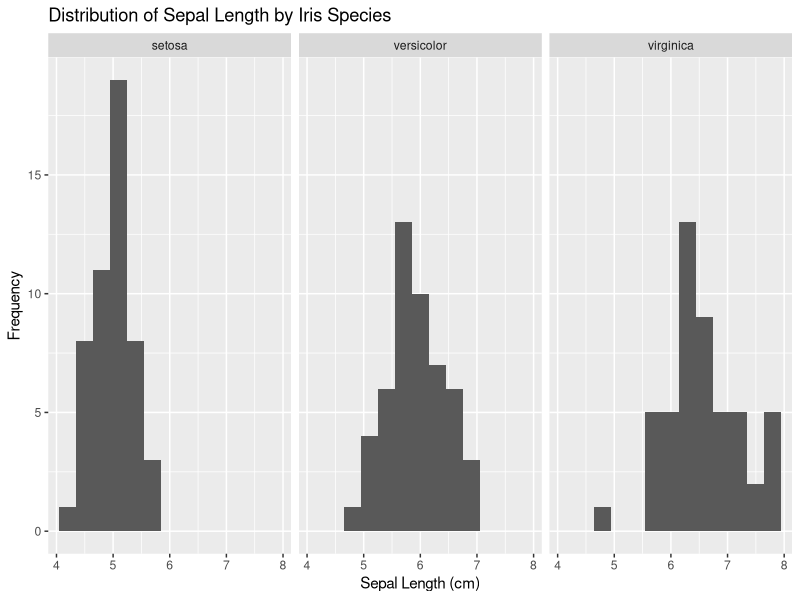
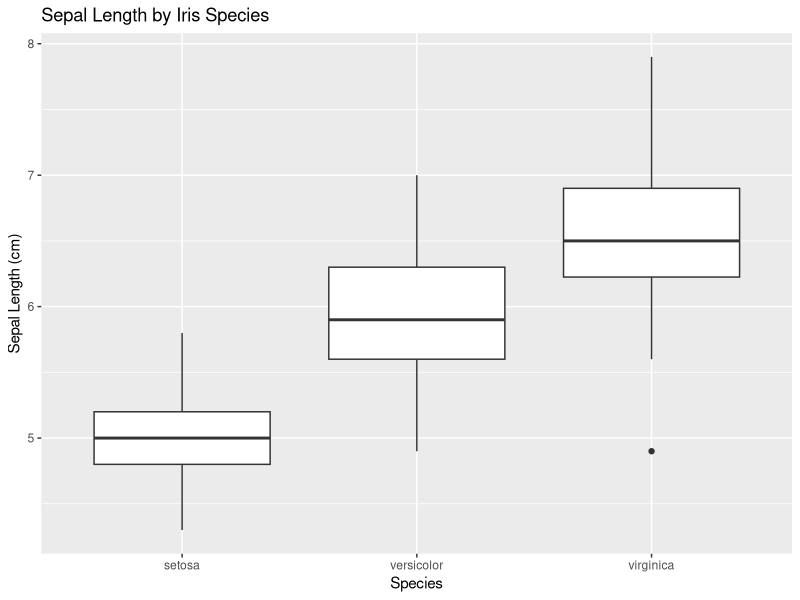
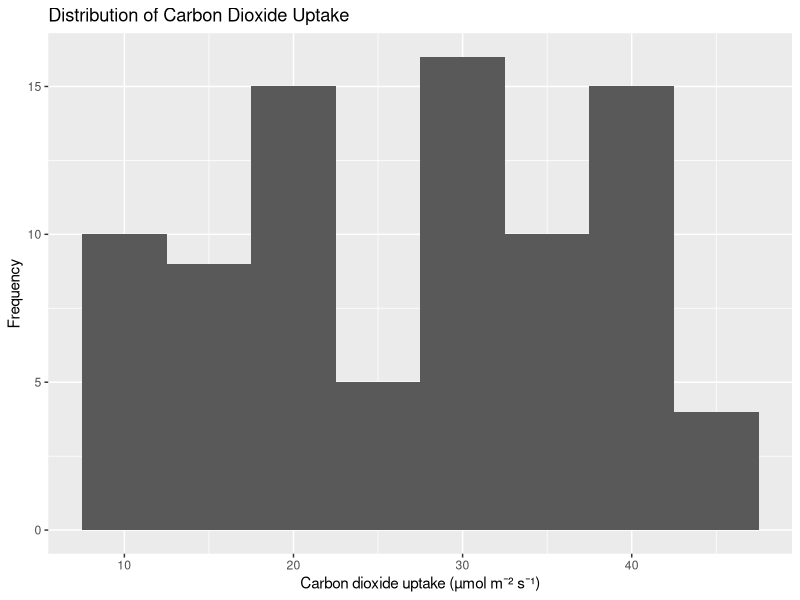
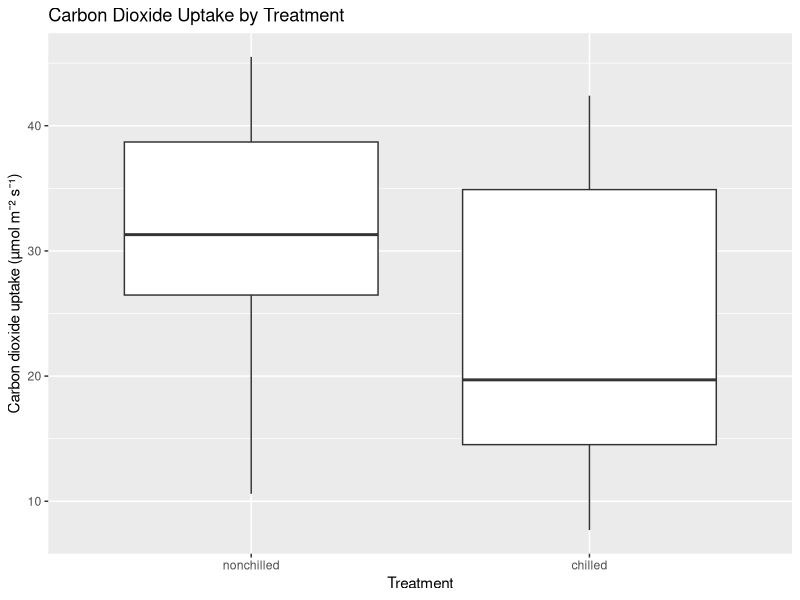

The R script that drew these images, in order:
# 5.1 Load and Inspect the Dataset

data(iris)
head(iris)
str(iris)
names(iris)

# 5.2 Measures of Central Tendency

# 5.2.1 Mean

library (dplyr)

iris %>%
  group_by(Species) %>%
  summarise (
    Mean = mean(Sepal.Length)
  )

# 5.2.2 Median

iris %>% 
  group_by(Species) %>%
  summarise(
    Median = median(Sepal.Length)
  )

# 5.2.3 Mode

# create a function to calculate the mode
mode_function <- function(x) {
  frequencies <- table(x)
  names(frequencies)[which.max(frequencies)]
}

# use the function to calculate the mode of sepal length for each species
iris %>%
  group_by(Species) %>%
  summarise(
    Mode = mode_function(Sepal.Length)
  )

# 5.3 Measures of Variability

# 5.3.1 Range
iris %>%
  group_by(Species) %>%
  summarise(
    Minimum = min(Sepal.Length),
    Maximum = max(Sepal.Length),
    Range = Maximum - Minimum
  )

# 5.3.2 Variance
iris %>%
  group_by(Species) %>%
  summarise(
    Variance = var(Sepal.Length)
  )

# 5.3.3 Standard Deviation
iris %>%
  group_by(Species) %>%
  summarise(
    SD = sd(Sepal.Length)
  )

# 5.3.4 Interquartile Range (IQR)
iris %>%
  group_by(Species) %>%
  summarise(
    Q1 = quantile(Sepal.Length, 0.25),
    Q3 = quantile(Sepal.Length, 0.75),
    IQR = IQR(Sepal.Length)
  )

# 5.4 Frequence distribution

# create a frequency table
species_freq <- table(iris$Species)
species_freq

# calculate the relative frequency and percentage
# Relative frequency 
prop.table (species_freq)

# Percentage 
prop.table (species_freq) * 100

# combine counts and percentages in a single table 
iris %>% 
  count (Species, name = "Frequency") %>%
  mutate(
    Percentage = round(Frequency / sum(Frequency)*100,2)
  )

# 5.5 Measures of distribution

install.packages ("e1071")
library(e1071)

# calculate skewness and kurtosis
iris %>%
  group_by(Species) %>%
  summarise(
    Skewness = skewness(Sepal.Length),
    Kurtosis = kurtosis(Sepal.Length)
  )

# 5.6 Visualizing the data

# 5.6.1 Histogram

library(ggplot2)
ggplot(iris, aes(x = Sepal.Length)) +
  geom_histogram(binwidth = 0.3) +
  facet_wrap(~ Species) +
  labs(
    title = "Distribution of Sepal Length by Iris Species",
    x = "Sepal Length (cm)",
    y = "Frequency"
  )

# 5.6.2 Boxplots

ggplot(iris, aes(x = Species, y = Sepal.Length)) +
  geom_boxplot() +
  labs(
    title = "Sepal Length by Iris Species",
    x = "Species",
    y = "Sepal Length (cm)"
  )

# Practice Exercise: Summarizing data using the CO2 dataset 

?CO2

# 1. Load and inspect the dataset 
data(CO2)
head(CO2)
str(CO2)
names(CO2)

# 2. Central tendency

# Mean and Median of Carbon Dioxide uptake for the entire dataset

CO2 %>%
  summarise(
    mean(CO2$uptake),
    median(CO2$uptake)
  )

# Mean and Median of Carbon Dioxide uptake for each treatment
CO2 %>%
  group_by(Treatment) %>%
  summarise(
    Mean = mean(uptake),
    Median = median(uptake)
  )

# 3. Variability

# Minimum, Maximum, Range, Variance, SD, and IQR of Uptake for Each Treatment
CO2 %>% 
  group_by(Treatment) %>%
  summarise(
    Minimum = min(uptake),
    Maximum = max(uptake),
    Range = Maximum - Minimum,
    Variance = var(uptake),
    SD = sd(uptake),
    Q1 = quantile(uptake, 0.25),
    Q3 = quantile(uptake, 0.75),
    IQR = IQR(uptake)
  )

# 4. Frequency distribution

# create a frequency table
treatment_freq <- table(CO2$Treatment)
treatment_freq

# calculate the relative frequency and percentage
# Relative frequency 
prop.table (treatment_freq)

# Percentage 
prop.table (treatment_freq) * 100

# combine counts and percentages in a single table 
CO2 %>% 
  count (Treatment, name = "Frequency") %>%
  mutate(
    Percentage = round(Frequency / sum(Frequency)*100,2)
  )

# 5. Distribution Shape

# Measures of distribution

library(e1071)

CO2 %>%
  summarise(
    Skewness = skewness(uptake),
    Kurtosis = kurtosis(uptake)
  )

# Visualizing the data

ggplot(CO2, aes(x = uptake)) +
  geom_histogram(binwidth = 5) +
  labs(
    title = "Distribution of Carbon Dioxide Uptake",
    x = "Carbon dioxide uptake (µmol m⁻² s⁻¹)",
    y = "Frequency"
  )

# 5.6.2 Boxplots

ggplot(CO2, aes(x = Treatment, y = uptake)) +
  geom_boxplot() +
  labs(
    title = "Carbon Dioxide Uptake by Treatment",
    x = "Treatment",
    y = "Carbon dioxide uptake (µmol m⁻² s⁻¹)"
  )
